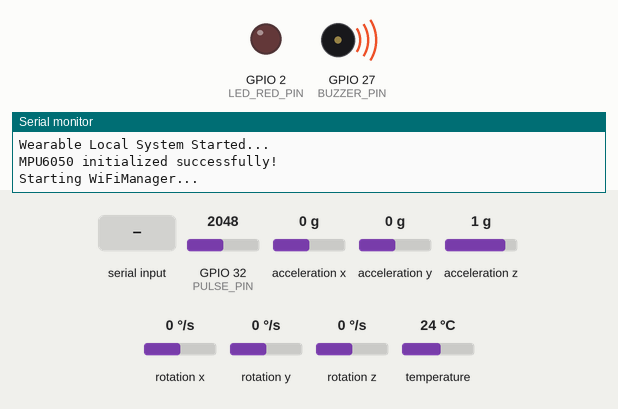
A program run on a simulated ESP32. On the bench: output pins drawn as LEDs (lit = HIGH), buzzer (waves = sounding, pin HIGH), the last lines printed to the serial monitor. Dashed ring = blinking. The test bench sets the inputs (shaded band); at power-on: GPIO 32 (PULSE_PIN) = 2048, acceleration x 0 g, acceleration y 0 g, acceleration z 1 g, rotation x 0 °/s, rotation y 0 °/s, rotation z 0 °/s, temperature 24 °C. WiFi joins after 1.5 s; servers stay silent unless stated; no MQTT or app messages arrive unless stated.

Above: at 1.2 s.
1.3 s: "A" received over Serial
At 1.7 s:
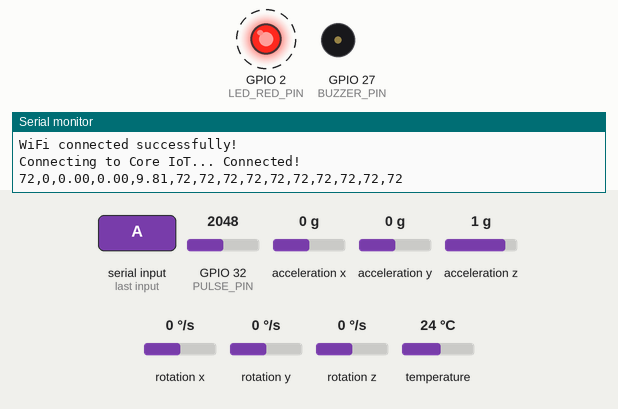
4.8 s: "O" received over Serial
At 5.7 s:
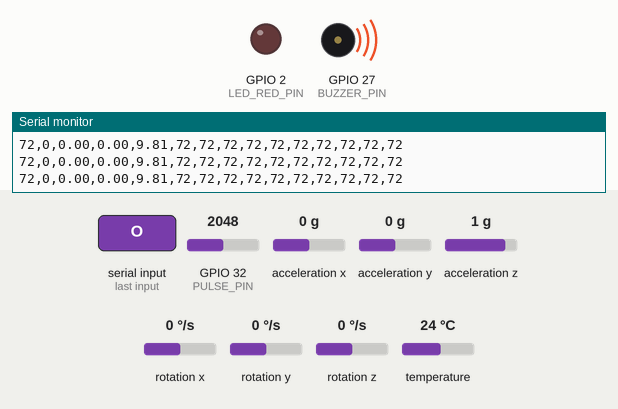
Timing chart, 0 to 7.8 s (numbered marks = the images above; inputs shaded):
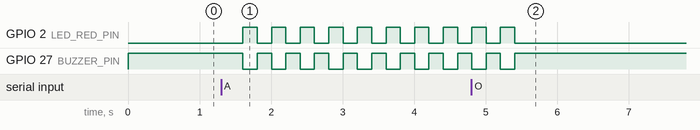

The program:

main.cpp
```cpp
#include <Arduino.h>
#include "config.h"
#include "pulse_sensor.h"
#include "motion_sensor.h"
#include "comm_task.h"
#include "alert_manager.h"

// --- TASK HANDLES ---
TaskHandle_t PulseTask;
TaskHandle_t MotionTask;
TaskHandle_t CommTask;
TaskHandle_t AlertTask;

// ==========================================
// SYSTEM SETUP
// ==========================================
void setup() {
  Serial.begin(115200);

  // Initialize Hardware Pins
  pinMode(LED_RED_PIN, OUTPUT);
  pinMode(BUZZER_PIN, OUTPUT);
  pinMode(PULSE_PIN, INPUT);
  // pinMode(MOTION_PIN, INPUT); // Uncomment later if using Analog/Digital motion sensor

  // Set initial safe states
digitalWrite(LED_RED_PIN, LOW);
digitalWrite(BUZZER_PIN, HIGH);

  Serial.println("Wearable Local System Started...");

  // Create FreeRTOS Tasks
  xTaskCreatePinnedToCore(TaskReadPulse, "PulseTask", 2048, NULL, 2, &PulseTask, 0);
  xTaskCreatePinnedToCore(TaskReadMotion, "MotionTask", 2048, NULL, 1, &MotionTask, 0);
  xTaskCreatePinnedToCore(TaskCommunicate, "CommTask", 8192, NULL, 1, &CommTask, 1);
  xTaskCreatePinnedToCore(TaskAlertManager, "AlertTask", 2048, NULL, 2, &AlertTask, 1);
}

void loop() {
  // FreeRTOS manages everything in the background.
  // Leave the loop empty.
}
```

alert_manager.h
```cpp
#pragma once
void TaskAlertManager(void *pvParameters);
```

comm_task.h
```cpp
#pragma once
void TaskCommunicate(void *pvParameters);
```

globals.h
```cpp
#pragma once
#include "config.h"
// --- SHARED GLOBAL VARIABLES ---
extern volatile int currentBPM;
extern volatile int currentActivity;
extern volatile bool alertTriggered;

// --- ACCELEROMETER DATA ---
extern volatile float acc_x;
extern volatile float acc_y;
extern volatile float acc_z;

// --- HEART RATE WINDOW ---
extern volatile float hr_window[HR_WINDOW_SIZE];
extern volatile int hr_window_index;
```

motion_sensor.h
```cpp
#pragma once
void TaskReadMotion(void *pvParameters);
```

pulse_sensor.h
```cpp
#pragma once
void TaskReadPulse(void *pvParameters);
```

alert_manager.cpp
```cpp
#include <Arduino.h>
#include "alert_manager.h"
#include "config.h"
#include "globals.h"

// ==========================================
// TASK: MANAGE BUZZER & LED
// ==========================================
void TaskAlertManager(void *pvParameters) {
  for (;;) {
    if (alertTriggered) {
      digitalWrite(LED_RED_PIN, HIGH);
      digitalWrite(BUZZER_PIN, LOW);
      vTaskDelay(pdMS_TO_TICKS(200));

      digitalWrite(LED_RED_PIN, LOW);
      digitalWrite(BUZZER_PIN, HIGH);
      vTaskDelay(pdMS_TO_TICKS(200));
    } else {
      digitalWrite(LED_RED_PIN, LOW);
      digitalWrite(BUZZER_PIN, HIGH);
      vTaskDelay(pdMS_TO_TICKS(100));
    }
  }
}
```

comm_task.cpp
```cpp
#include <Arduino.h>
#include "comm_task.h"
#include "globals.h"

// ==========================================
// --- CORE IOT TEST INCLUDES & VARS START ---
#include <WiFi.h>
#include <WiFiManager.h>
#include <PubSubClient.h>
#include "config.h"

WiFiClient espClient;
PubSubClient mqttClient(espClient);
// --- CORE IOT TEST INCLUDES & VARS END ---
// ==========================================

// ==========================================
// --- CORE IOT CONNECTION FUNCTION START ---
void connectToWiFiAndMQTT() {
  // 1. Smart WiFi Management using WiFiManager
  if (WiFi.status() != WL_CONNECTED) {
    Serial.println("Starting WiFiManager...");
    WiFiManager wifiManager;
    bool res = wifiManager.autoConnect("Vital-Bracer-Setup");

    if(!res) {
      Serial.println("Failed to connect to WiFi, retrying...");
    } else {
      Serial.println("WiFi connected successfully!");
    }
  }

  // 2. Connect to Core IoT via MQTT
  if (!mqttClient.connected()) {
    Serial.print("Connecting to Core IoT...");
    mqttClient.setServer(MQTT_SERVER, MQTT_PORT);

    // Core IoT uses the Access Token as the username
    if (mqttClient.connect("ESP32_Wearable", MQTT_TOKEN, "")) {
      Serial.println(" Connected!");
    } else {
      Serial.print(" Failed, rc=");
      Serial.println(mqttClient.state());
    }
  }
}
// --- CORE IOT CONNECTION FUNCTION END ---
// ==========================================


// ==========================================
// TASK: SERIAL & MQTT COMMUNICATION
// ==========================================
void TaskCommunicate(void *pvParameters) {
  for (;;) {

    // ==========================================
    // --- CORE IOT DATA PUBLISH START ---
    // TODO: Comment out this block when moving to Final Python AI Mode
    connectToWiFiAndMQTT();
    mqttClient.loop();

    if (mqttClient.connected()) {
      // Create JSON payload format with all sensor data
      // {"bpm": 85, "activity": 0, "acc_x": 1.2, "acc_y": 3.4, "acc_z": 5.6, "hr_window": [70, 72, 75, ..., N]}
      // String payload = "{\"bpm\":";
      // payload += String(currentBPM);
      // payload += ",\"activity\":";
      // payload += String(currentActivity);
      // payload += ",\"acc_x\":";
      // payload += String(acc_x, 2); // 2 decimal places
      // payload += ",\"acc_y\":";
      // payload += String(acc_y, 2); // 2 decimal places
      // payload += ",\"acc_z\":";
      // payload += String(acc_z, 2); // 2 decimal places
      // payload += ",\"battery\":100";
      // payload += ",\"hr_window\":[";
      // for (int i = 0; i < HR_WINDOW_SIZE; i++) {
      //   payload += String(hr_window[i], 0); // Format as integer for heart rate
      //   if (i < HR_WINDOW_SIZE - 1) {
      //     payload += ",";
      //   }
      // }
      // payload += "]}";
      // Create JSON payload format matching Flutter's SensorPacket expectations
      String payload = "{";
      payload += "\"device_id\":\"ESP32_Wearable\",";
      payload += "\"heart_rate\":";
      payload += String(currentBPM);
      payload += ",\"device_activity_code\":";
      payload += String(currentActivity);
      payload += ",\"acc_x\":";
      payload += String(acc_x, 2);
      payload += ",\"acc_y\":";
      payload += String(acc_y, 2);
      payload += ",\"acc_z\":";
      payload += String(acc_z, 2);
      payload += ",\"battery\":100";
      payload += ",\"hr_window\":[";
      for (int i = 0; i < HR_WINDOW_SIZE; i++) {
        payload += String(hr_window[i], 0);
        if (i < HR_WINDOW_SIZE - 1) {
          payload += ",";
        }
      }
      payload += "]}";

      // Publish data to App
      mqttClient.publish("wearable/data", payload.c_str());
    }
    // --- CORE IOT DATA PUBLISH END ---
    // ==========================================


    // 1. SEND DATA TO PYTHON VIA SERIAL (Keep this running!)
    // Format: BPM,Activity,AccX,AccY,AccZ,HR1,HR2,HR3,HR4,HR5
    Serial.print(currentBPM);
    Serial.print(",");
    Serial.print(currentActivity);
    Serial.print(",");
    Serial.print(acc_x, 2); // 2 decimal places
    Serial.print(",");
    Serial.print(acc_y, 2); // 2 decimal places
    Serial.print(",");
    Serial.print(acc_z, 2); // 2 decimal places
    for (int i = 0; i < HR_WINDOW_SIZE; i++) {
      Serial.print(",");
      Serial.print(hr_window[i], 0); // Format as integer for heart rate
    }
    Serial.println();

    // 2. LISTEN FOR ALERT COMMANDS FROM PYTHON (Keep this running!)
    if (Serial.available() > 0) {
      char cmd = Serial.read();
      if (cmd == 'A') {
        alertTriggered = true;  // High risk detected by AI!
      } else if (cmd == 'O') {
        alertTriggered = false; // Safe condition!
      }
    }

    vTaskDelay(pdMS_TO_TICKS(1000)); // Update and send data every 1 second
  }
}
```

globals.cpp
```cpp
#include "globals.h"

// Initialize shared variables
volatile int currentBPM = 72;         // Default resting heart rate
volatile int currentActivity = 0;     // 0=Resting, 1=Light Walk, 2=Brisk Walk, 3=Jogging, 4=Running
volatile bool alertTriggered = false; // Flag controlled by Python AI via Serial

// Initialize accelerometer data
volatile float acc_x = 0.0;
volatile float acc_y = 0.0;
volatile float acc_z = 0.0;

// Initialize heart rate window
volatile float hr_window[HR_WINDOW_SIZE] = {72.0, 72.0, 72.0, 72.0, 72.0, 72.0, 72.0, 72.0, 72.0, 72.0};
volatile int hr_window_index = 0;
```

motion_sensor.cpp
```cpp
#include <Arduino.h>
#include <Wire.h>
#include <Adafruit_MPU6050.h>
#include <Adafruit_Sensor.h>
#include "motion_sensor.h"
#include "globals.h"

// Create MPU6050 sensor object
Adafruit_MPU6050 mpu;

// ==========================================
// TASK: READ MOTION SENSOR (MPU6050)
// ==========================================
void TaskReadMotion(void *pvParameters) {

  // Initialize I2C communication for MPU6050
  if (!mpu.begin()) {
    Serial.println("ERROR: MPU6050 not found. Motion task halted!");
    while (1) { vTaskDelay(10); } // Halt here if sensor is disconnected
  }

  Serial.println("MPU6050 initialized successfully!");
  mpu.setAccelerometerRange(MPU6050_RANGE_8_G);
  mpu.setFilterBandwidth(MPU6050_BAND_21_HZ);

  for (;;) {
    sensors_event_t a, g, temp;
    mpu.getEvent(&a, &g, &temp);

    // Store raw accelerometer data
    acc_x = a.acceleration.x;
    acc_y = a.acceleration.y;
    acc_z = a.acceleration.z;

    // Calculate total acceleration magnitude
    float magnitude = sqrt(acc_x * acc_x +
                           acc_y * acc_y +
                           acc_z * acc_z);

    // Calculate motion level (subtract 9.8 m/s^2 of gravity)
    float motionLevel = abs(magnitude - 9.8);

    // Classify activity level to send to output
    if (motionLevel < 2.0) {
      currentActivity = 0; // Resting or slight movement
    } else if (motionLevel < 5.0) {
      currentActivity = 1; // Light Walk
    } else if (motionLevel < 8.0) {
      currentActivity = 2; // Brisk Walk
    } else {
      currentActivity = 4; // Running or vigorous shaking
    }

    vTaskDelay(pdMS_TO_TICKS(500)); // Update motion data every 0.5 seconds
  }
}
```

pulse_sensor.cpp
```cpp
#include <Arduino.h>
#include "pulse_sensor.h"
#include "config.h"
#include "globals.h"

// ==========================================
// TASK: READ PULSE SENSOR
// ==========================================
void TaskReadPulse(void *pvParameters) {
  int threshold = 2400;
  bool belowThreshold = true;
  unsigned long lastBeatTime = 0;

  for (;;) {
    int signal = analogRead(PULSE_PIN);
    unsigned long currentTime = millis();

    // Basic Peak Detection Algorithm
    if (signal > threshold && belowThreshold) {
      belowThreshold = false;
      unsigned long delta = currentTime - lastBeatTime;
      lastBeatTime = currentTime;

      // Filter out noise: Only accept BPM between 30 and 200
      if (delta > 300 && delta < 2000) {
        int instantBPM = 60000 / delta;
        currentBPM = instantBPM; // Update currentBPM with the latest instant BPM

        // Store instantBPM in the heart rate window
        hr_window[hr_window_index] = instantBPM;
        hr_window_index = (hr_window_index + 1) % HR_WINDOW_SIZE;

        // --- Test buzzer (Uncomment for testing) ---
         //if (currentBPM > 120) alertTriggered = true; else alertTriggered = false;
      }
    } else if (signal < threshold - 100) {
      belowThreshold = true;
    }

    vTaskDelay(pdMS_TO_TICKS(20)); // Sample at 50Hz (every 20ms)
  }
}
```

config.h
```cpp
#pragma once

// --- HARDWARE PINS ---
#define PULSE_PIN 32     // Analog pin for Pulse Sensor (ADC1 is required)
#define HR_WINDOW_SIZE 10 // Number of heart rate values to store in the window
#define BUZZER_PIN 27    // Pin for Buzzer alarm
#define LED_RED_PIN 2    // Pin for Red LED indicator

// --- RESERVED FOR MOTION SENSOR ---
#define MOTION_PIN 34    // Reserved for Analog/Digital motion sensor later

// ==========================================
// --- CORE IOT TEST CONFIGURATION START ---
// --- WI-FI CONFIGURATION ---
//#define WIFI_SSID "LAPTOP-8J75CQDF 6204"
//#define WIFI_PASS "12345678"

#define MQTT_SERVER "broker.hivemq.com"
#define MQTT_PORT 1883
#define MQTT_TOKEN "" // Paste your Core IoT device token here
// --- CORE IOT TEST CONFIGURATION END ---
// ==========================================
```

Measured:
- after the input at 1.3 s, GPIO 2 (LED_RED_PIN), GPIO 27 (BUZZER_PIN): alternates HIGH for 0.20 s and LOW for 0.20 s, starting after 0.31 s
- after the input at 4.8 s, GPIO 2 (LED_RED_PIN): goes on until 5.4 s, then stays LOW; GPIO 27 (BUZZER_PIN): goes on until 5.4 s, then stays HIGH
